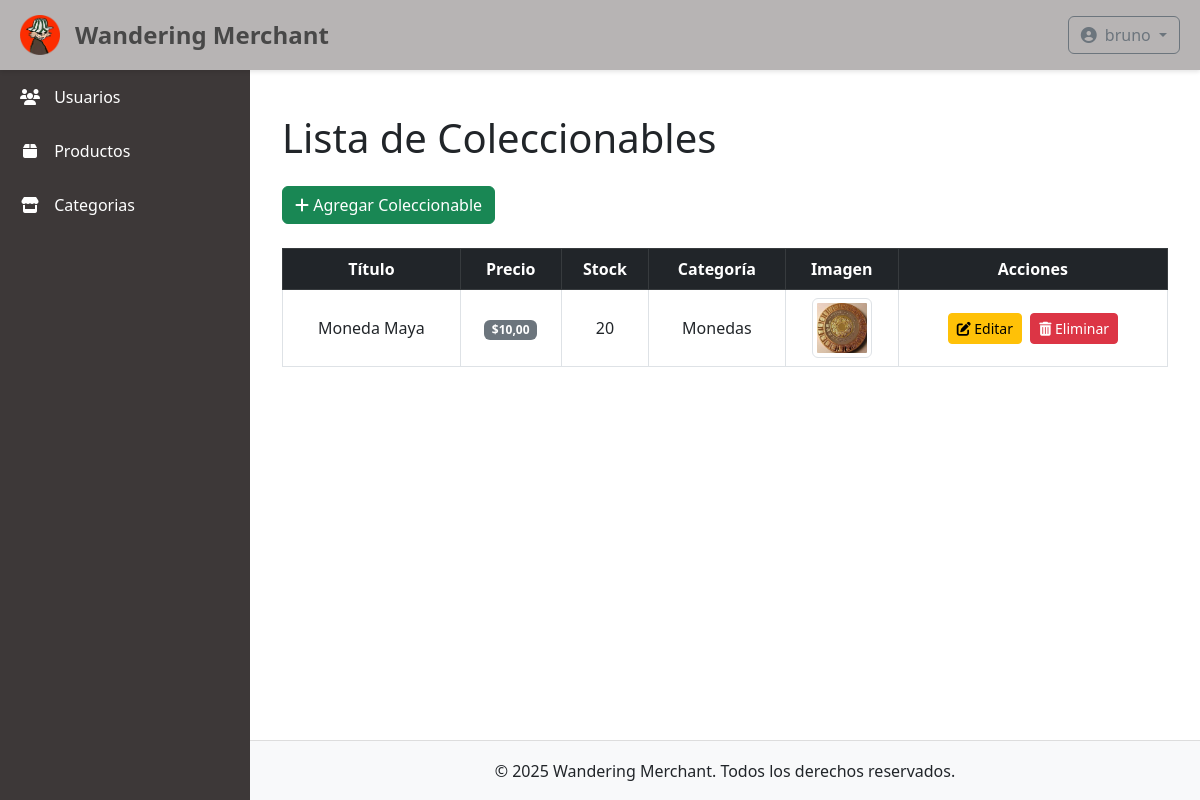
Page /coleccionables/ver/ (signed in) on the committed database.
### usuarios/models.py (models this page shows, shortened)
class UsuarioPersonalizado(AbstractUser):
    ROLES = (
        ('usuario', 'Usuario'),
        ('vendedor', 'Vendedor'),
        ('admin', 'Administrador'),
    )
    rol = models.CharField(max_length=10, choices=ROLES, default='usuario')
    telefono = models.CharField(max_length=20, blank=True, null=True)
    biografia = models.TextField(blank=True, null=True)
    avatar = CloudinaryField('avatar', blank=True, null=True)

### coleccionables/models.py (models this page shows, shortened)
class Coleccionable(models.Model):
    titulo = models.CharField(max_length=200)
    descripcion = models.TextField()
    precio = models.DecimalField(max_digits=10, decimal_places=2)
    categoria = models.ForeignKey(Categoria, on_delete=models.CASCADE, related_name='coleccionable')
    imagen = models.ImageField(upload_to='coleccionables/img/', blank=True, null=True)
    stock = models.PositiveIntegerField(default=0)
    fecha_publicacion = models.DateTimeField(auto_now_add=True)
    vendedor = models.ForeignKey(UsuarioPersonalizado, on_delete=models.CASCADE, related_name='coleccionables')

class Categoria(models.Model):
    nombre = models.CharField(max_length=100)
    slug = models.SlugField(unique=True, blank=True, null=True)
    imagen = models.ImageField(upload_to='categorias/', null=True, blank=True)

### panel/views.py (the view)
# urls.py: path('coleccionables/ver/', views.lista_productos, name='lista_productos'),
@user_passes_test(es_admin)
def lista_productos(request):
    coleccionables = Coleccionable.objects.all()
    return render(request, 'coleccionables/lista.html', {'coleccionables': coleccionables})

### core/context_processors.py (called while the page is built)
def categorias_context(request):
    categorias = Categoria.objects.all()[:5]
    return {'categorias': categorias}

def cart_count(request):
    if request.user.is_authenticated:
        try:
            carrito = Carrito.objects.get(usuario=request.user)
            count = ItemCarrito.objects.filter(carrito=carrito).count()
        except Carrito.DoesNotExist:
            count = 0
    else:
        count = 0
    return {'cart_count': count}

### panel/views.py (called while the page is built)
def es_admin(user):
    return user.is_authenticated and user.rol == 'admin'

### coleccionables/templates/coleccionables/lista.html
{% extends 'base_admin.html' %}
{% block content_title %}
<h1 class="mb-4">Lista de Coleccionables</h1>
{% endblock %}
{% block content %}
<div class="d-flex justify-content-between align-items-center mb-4">
    <a href="{% url 'crear_coleccionable' %}" class="btn btn-success">
        <i class="fas fa-plus"></i> Agregar Coleccionable
    </a>
</div>
<div class="table-responsive">
    <table class="table table-hover table-bordered align-middle">
        <thead class="table-dark">
            <tr class="text-center">
                <th scope="col">Título</th>
                <th scope="col">Precio</th>
                <th scope="col">Stock</th>
                <th scope="col">Categoría</th>
                <th scope="col">Imagen</th>
                <th scope="col">Acciones</th>
            </tr>
        </thead>
        <tbody>
            {% for c in coleccionables %}
            <tr class="text-center">
                <td>{{ c.titulo }}</td>
                <td><span class="badge bg-secondary">${{ c.precio }}</span></td>
                <td>{{ c.stock }}</td>
                <td>{{ c.categoria.nombre }}</td>
                <td>
                    {% if c.imagen %}
                        <img src="{{ c.imagen.url }}" alt="Imagen de {{ c.titulo }}" class="img-thumbnail" width="60" height="60">
                    {% else %}
                        <span class="text-muted">Sin imagen</span>
                    {% endif %}
                </td>
                <td>
                    <a href="{% url 'editar_coleccionable' c.pk %}" class="btn btn-sm btn-warning me-1">
                        <i class="fas fa-edit"></i> Editar
                    </a>
                    <a href="{% url 'eliminar_coleccionable' c.pk %}" class="btn btn-sm btn-danger"
                    onclick="return confirm('¿Estás seguro de eliminar este coleccionable?');">
                        <i class="fas fa-trash-alt"></i> Eliminar
                    </a>
                </td>
            </tr>
            {% empty %}
            <tr>
                <td colspan="6" class="text-center text-muted">No hay coleccionables registrados.</td>
            </tr>
            {% endfor %}
        </tbody>
    </table>
</div>
{% endblock %}

### templates/base_admin.html (shortened to what this page needs)
{% load static %}
<!DOCTYPE html>
<html lang="es">
<head>
    <link href="https://cdn.jsdelivr.net/npm/bootstrap@5.3.0/dist/css/bootstrap.min.css" rel="stylesheet">
    <link rel="stylesheet" href="https://cdnjs.cloudflare.com/ajax/libs/font-awesome/6.4.0/css/all.min.css">
</head>
<body>
    <header class="dashboard-header">
        <img src="{% static 'images/nuevo_icono.png' %}" alt="Logo de la empresa" class="company-logo">
        <h1 class="company-name">Wandering Merchant</h1>
        <div class="ms-auto">
            <div class="dropdown">
                <button class="btn btn-outline-secondary dropdown-toggle" type="button" id="userDropdown" data-bs-toggle="dropdown" aria-expanded="false">
                    <i class="fas fa-user-circle me-1"></i>
                    {{ request.user.username }}
                </button>
            </div>
        </div>
    </header>
    <aside class="sidebar">
        <ul class="sidebar-nav">
            <li>
                <a href="{% url 'lista_usuarios' %}" class="{% if 'users' in request.path %}active{% endif %}">
                    <i class="fas fa-users"></i> Usuarios
                </a>
            </li>
            <li>
                <a href="{% url 'lista_productos' %}" class="{% if 'products' in request.path %}active{% endif %}">
                    <i class="fas fa-box"></i> Productos
                </a>
            </li>
            <li>
                <a href="{% url 'lista_categorias' %}" class="{% if 'sellers' in request.path %}active{% endif %}">
                    <i class="fas fa-store"></i> Categorias
                </a>
            </li>
        </ul>
    </aside>
    <main class="main-content">
        <div class="container-fluid">
            <h2 class="mb-4">{% block content_title %}Dashboard{% endblock %}</h2>
            {% block content %}{% endblock %}
        </div>
    </main>
    <footer class="dashboard-footer">
        <div class="text-center">
            <p class="mb-0">&copy; {% now "Y" %} Wandering Merchant. Todos los derechos reservados.</p>
        </div>
    </footer>
</body>
</html>

### templates/base_admin.html (style rules this page uses)
:root { --sidebar-width: 250px; --header-height: 70px; --footer-height: 60px; --primary-color: #3498db; --secondary-color: #2c3e50; --light-color: #f8f9fa; }
body { min-height: 100vh; display: flex; flex-direction: column; }
.dashboard-header { height: var(--header-height); background-color: #b7b4b4; box-shadow: 0 2px 4px rgba(0,0,0,0.1); position: fixed; top: 0; right: 0; left: 0; z-index: 1030; display: flex; align-items: center; padding: 0 20px; }
.company-logo { height: 40px; margin-right: 15px; }
.company-name { font-size: 1.5rem; font-weight: bold; color: #484848; margin: 0; }
.sidebar { width: var(--sidebar-width); background-color: #3D3838; color: white; position: fixed; top: var(--header-height); bottom: 0; left: 0; z-index: 1020; overflow-y: auto; transition: all 0.3s; }
.sidebar-nav { padding: 0; list-style: none; }
.sidebar-nav li { width: 100%; }
.sidebar-nav a { display: block; padding: 15px 20px; color: white; text-decoration: none; transition: all 0.3s; }
.sidebar-nav i { margin-right: 10px; width: 20px; text-align: center; }
.main-content { margin-left: var(--sidebar-width); margin-top: var(--header-height); padding: 20px; flex: 1; min-height: calc(100vh - var(--header-height) - var(--footer-height)); }
.dashboard-footer { height: var(--footer-height); background-color: var(--light-color); border-top: 1px solid #ddd; display: flex; align-items: center; justify-content: center; margin-top: auto; margin-left: var(--sidebar-width); }

### rows in the picture
UsuarioPersonalizado: user.username "bruno"
Coleccionable: titulo "Moneda Maya", precio "10,00", stock "20", categoria.nombre "Monedas", imagen (picture)
